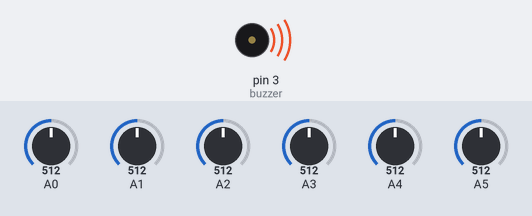
A sketch run on a simulated Arduino Uno, built with avr-gcc and run on an emulated ATmega328P. Parts: buzzer (waves = sounding). The test bench sets the inputs (shaded band); at power-on: A0 = 512, A1 = 512, A2 = 512, A3 = 512, A4 = 512, A5 = 512. What the sketch prints to the serial monitor is not drawn.

Above: at 0.1 s.
Timing chart, 0 to 1.6 s (numbered marks = the images above):
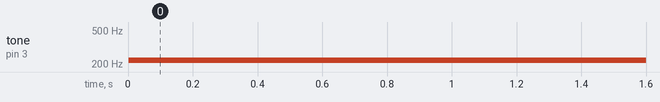

The sketch:

graphite_circuit.ino
```cpp
const int buzzer = 3;

void setup() {
  // put your setup code here, to run once:
  Serial.begin(9600);
  pinMode(buzzer, OUTPUT);
}

void loop() {
  int A = analogRead(A5);
  int B = analogRead(A4);
  int C = analogRead(A3);
  int D = analogRead(A2);
  int E = analogRead(A1);
  int F = analogRead(A0);

  Serial.print("A = ");
  Serial.print(A);
  Serial.print(" B = ");
  Serial.print(B);
  Serial.print(" C = ");
  Serial.print(C);
  Serial.print(" D = ");
  Serial.print(D);
  Serial.print(" E = ");
  Serial.print(E);
  Serial.print(" F = ");
  Serial.println(F);

  if (A > 380) {
    tone(buzzer, 440/2, 100);
  }
  else if (B > 380) {
    tone(buzzer,  494/2, 100);
  }
  else if (C > 360) {
    tone(buzzer,  523/2, 100);
  }
  else if(D > 340) {
    tone(buzzer,  587/2, 100);
  }
  else if(E > 330) {
    tone(buzzer,  659/2, 100);
  }
  else if(F > 370) {
    tone(buzzer,  698/2, 100);
  }

  delay(50);
}
```

Measured:
- by itself, tone on pin 3 (buzzer): silent → 220 Hz at 0.00 s
